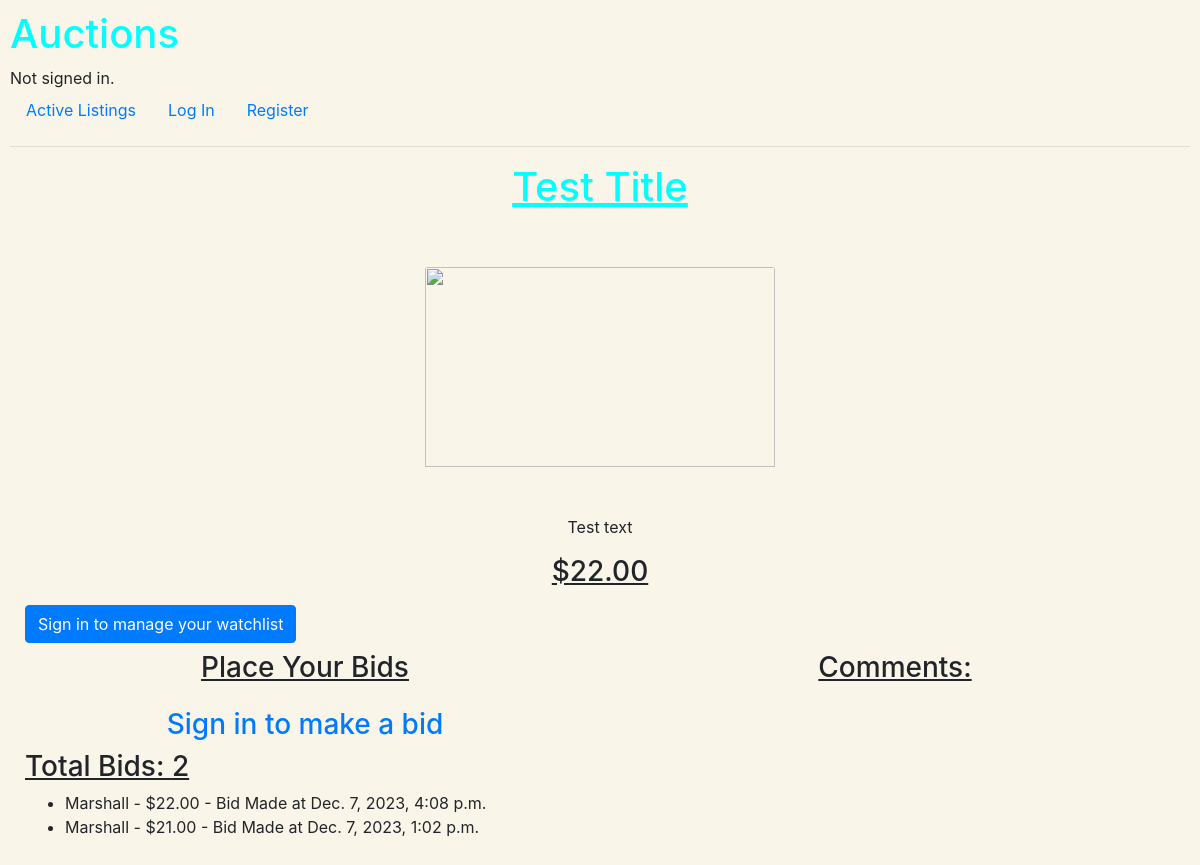
The page /listing/1/ on the database as committed earlier.
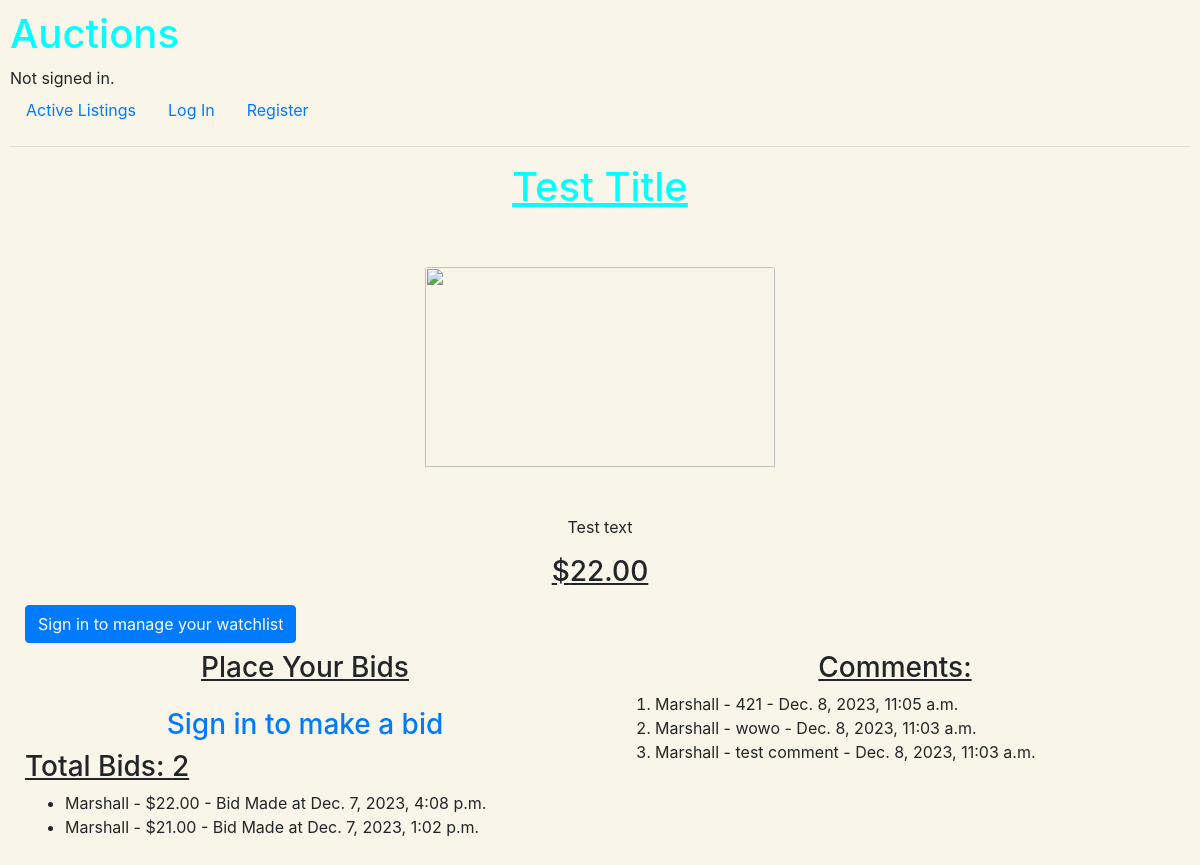
The same page on the database as committed later.
### auctions/models.py (models this page shows, shortened)
class Bids(models.Model):
                user = models.ForeignKey(User, on_delete=models.CASCADE)
                listing = models.ForeignKey(Listing, on_delete=models.CASCADE, related_name='bids')
                buyer_bid = models.DecimalField(max_digits=10, decimal_places=2)
                created_at = models.DateTimeField(auto_now_add=True)

class User(AbstractUser):
    pass

class Comments(models.Model):
                user = models.ForeignKey(User, on_delete=models.CASCADE)
                listing = models.ForeignKey(Listing, on_delete=models.CASCADE, related_name='comments')
                comment_contents = models.TextField()
                created_at = models.DateTimeField(auto_now_add=True)

### auctions/views.py (the view)
# urls.py: path('listing/<int:listing_id>/', listing_page, name='listing_page'),
def listing_page(request, listing_id):
    listing = get_object_or_404(Listing, pk=listing_id)
    comments = listing.comments.all()
    bids = listing.bids.all()
    status = listing.status
    winner = listing.winner
    if status == 'closed':
        print(f"status:{status}. Winner is {winner}")
        return render(request,'auctions/closed_listing.html', {'listing':listing, 'comments':comments, 'bids':bids, 'listing_id': listing.id, 'winner': winner})
    else:
        return render(request,'auctions/listing_page.html', {'listing':listing, 'comments':comments, 'bids':bids, 'listing_id': listing.id})

### auctions/templates/auctions/listing_page.html (shortened to what this page needs)
{% extends 'auctions/layout.html' %}
{% block body %}
<div class="container-fluid text-center mx-auto">
  <div class="row">
    <h1 class="col"><u>{{ listing.listing_title }}</u></h1>
  </div>
  <div class="col mt-5 mx-auto text-center content">
    {% if listing.listing_image_url == None %}
      <img src="https://www.freeiconspng.com/uploads/no-image-icon-6.png" style="width: 350px; height: 200px; align-items: center;" class="card-img-top img-fluid" alt="">
    {% else %}
      <img src="{{ listing.listing_image_url }}" style="width: 350px; height: 200px; align-items: center;" class="card-img-top img-fluid" alt="">
    {% endif %}
    <p class="mt-5">{{ listing.listing_description }}</p>
      {% if listing.listing_current_price < listing.listing_starting_price or listing.listing_current_price == None %}
          <h3 class="mt-2"><u>${{ listing.listing_starting_price }}</u></h3>
      {% else %}
          <h3 class="mt-2"><u>${{ listing.listing_current_price }}</u></h3>
      {% endif %}
    </div>
  </div>
  <div class="container-fluid">
    {% if user.is_authenticated %}
        {% if listing in user_watchlist %}
            <p>This listing is already in your watchlist.</p>
        {% else %}
            <form method="post" action="{% url 'watchlist_btn' listing.id %}">
                {% csrf_token %}
                <button type="submit" class="btn btn-primary mt-2">Add to Watchlist</button>
            </form>
        {% endif %}
    {% else %}
        <h3><a class="btn btn-primary mt-2" href="{% url 'login' %}">Sign in to manage your watchlist</a></h3>
    {% endif %}
  </div>
  <div class="container-fluid">
    <div class="row">
      <div class="col">
        <h3 class="text-center mb-4"><u>Place Your Bids</u></h3>
        {% if user.is_authenticated %}
          <form method="post" action="{% url 'place_bid' listing.id %}" class="form-inline">
            {% csrf_token %}
            <label for="id_buyer_bid">Your Bid:</label>
            <input type="number" name="buyer_bid" id="id_buyer_bid" step="0.01" required>
            <small class="form-text text-danger">
                {% if form.buyer_bid.errors %}
                  {{ form.buyer_bid.errors.0 }}
                {% endif %}
            </small>
            <button class="btn btn-primary ml-2" type="submit">Place Bid</button>
          </form>
        {% else %}
          <h3 class="text-center"><a href="{% url 'login' %}">Sign in to make a bid</a></h3>
        {% endif %}
              {% if bids %}
                  <h3><u>Total Bids: {{ bids.count }}</u></h3>
              {% else %}
                  <h3>No Bids Yet</h3>
              {% endif %}
              <ul>
                  {% for bid in bids reversed %}
                      <li>{{ bid.user.username }} - ${{ bid.buyer_bid }} - Bid Made at {{ bid.created_at }}</li>
                  {% endfor %}
              </ul>
    </div>
    <div class="col">
      <h3 class="text-center"><u>Comments:</u></h3>
        <ol type="1">
          {% for comment in comments reversed %}
            <li>{{ comment.user.username }} - {{ comment.comment_contents }} - {{ comment.created_at }}</li>
            {% endfor %}
        </ol>
    </div>
  </div>
</div>
{% endblock %}

Rows that differ between the two databases and show on the page:
added Comments: user.username "Marshall", comment_contents "421", created_at "Dec. 8, 2023, 11:05 a.m."
added Comments: user.username "Marshall", comment_contents "wowo", created_at "Dec. 8, 2023, 11:03 a.m."
added Comments: user.username "Marshall", comment_contents "test comment", created_at "Dec. 8, 2023, 11:03 a.m."
